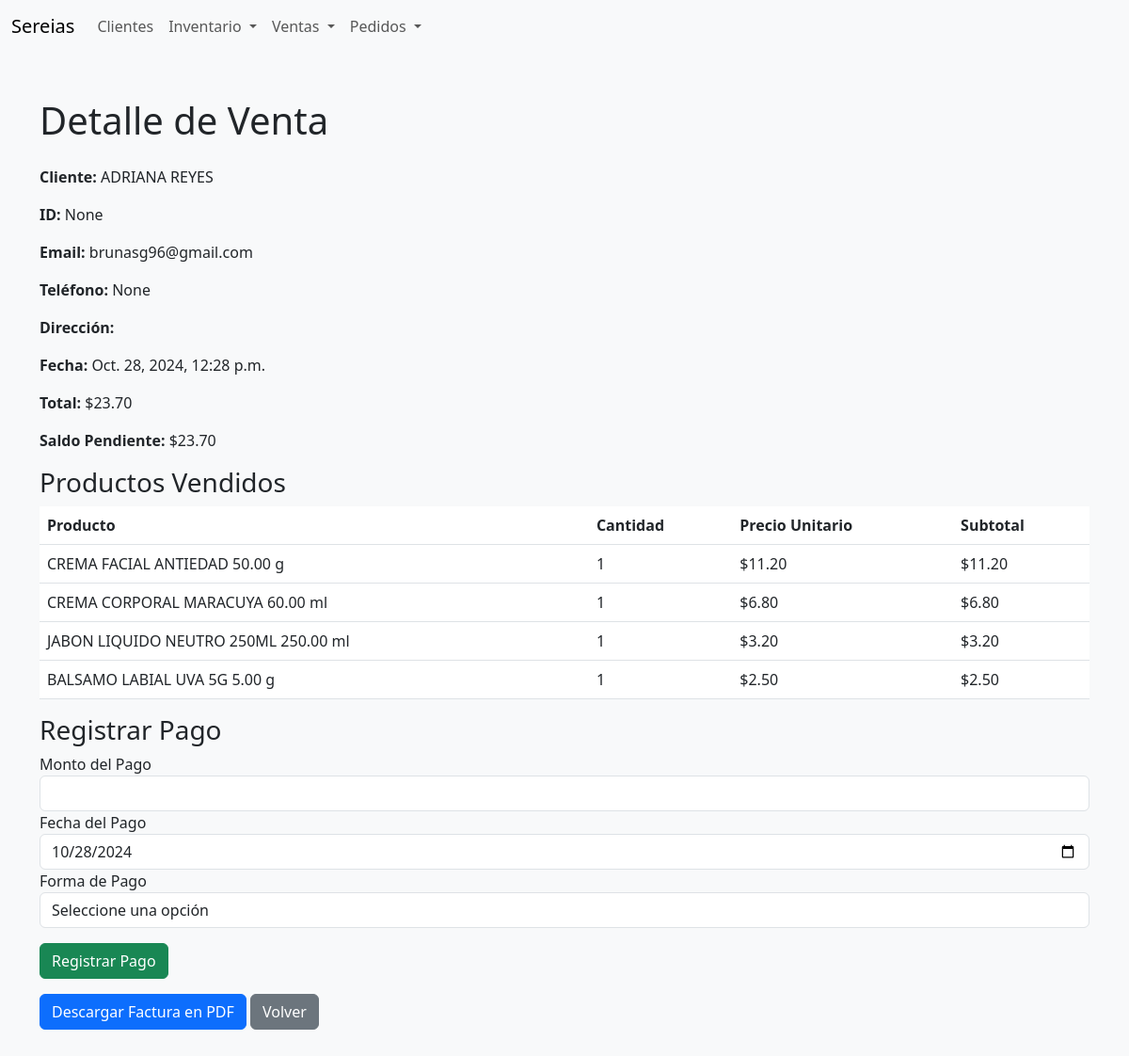
The page /inventario/ventas/50/ on the database its author committed.
### inventory/models.py (models this page shows, shortened)
class Venta(models.Model):
    cliente = models.ForeignKey(Cliente, on_delete=models.CASCADE)
    fecha = models.DateTimeField(default=timezone.now)
    total = models.DecimalField(max_digits=10, decimal_places=2, default=0)
    estado_pago = models.CharField(max_length=20, choices=[('pendiente', 'Pendiente'), ('pagado', 'Pagado')], default='pendiente')
    es_pedido = models.BooleanField(default=False)
    pedido_enviado = models.BooleanField(default=False)
    @property
    def saldo_pendiente(self):
        total_pagado = self.pagos.aggregate(Sum('monto'))['monto__sum'] or 0
        return self.total - total_pagado

class Cliente(models.Model):
    nombre = models.CharField(max_length=255)
    email = models.EmailField(blank=True, null=True)
    telefono = models.CharField(max_length=20, blank=True, null=True)
    direccion = models.TextField(blank=True, null=True)
    identificacion = models.CharField(max_length=50, blank=True, null=True)  # Nuevo campo agregado
    creado = models.DateTimeField(auto_now_add=True)

class DetalleVenta(models.Model):
    venta = models.ForeignKey(Venta, related_name='detalles', on_delete=models.CASCADE)
    producto = models.ForeignKey(Producto, on_delete=models.PROTECT)
    cantidad = models.PositiveIntegerField()
    precio_unitario = models.DecimalField(max_digits=10, decimal_places=2)
    subtotal = models.DecimalField(max_digits=10, decimal_places=2)

class Producto(models.Model):
    UNIDADES = [
        ('g', 'Gramos'),
        ('ml', 'Mililitros'),
        ('unidad', 'Unidades'),
    ]
    CATEGORIAS = [
        ('Jabón Líquido', 'Jabón Líquido'),
        ('Jabón Sólido', 'Jabón Sólido'),
        ('Exfoliante', 'Exfoliante'),
        ('Body Lotion', 'Body Lotion'),
        ('Chapstick', 'Chapstick'),
        ('Crema Facial', 'Crema Facial'),
        ('Manteca Corporal', 'Manteca Corporal'),
        ('Toallas', 'Toallas'),
        ('Especiarías', 'Especiarías'),
        ('Suculentas', 'Suculentas'),
        ('Velas', 'Velas'),
        ('Hinode-Otros', 'Hinode-Otros'),
    ]
    codigo = models.CharField(max_length=20, unique=True)
    categoria = models.CharField(max_length=50, choices=CATEGORIAS)
    nombre = models.CharField(max_length=100)
    presentacion = models.DecimalField(max_digits=10, decimal_places=2)
    unidad = models.CharField(max_length=10, choices=UNIDADES)
    cantidad = models.PositiveIntegerField()
    costo_unitario = models.DecimalField(max_digits=10, decimal_places=2)
    total_costo = models.DecimalField(max_digits=10, decimal_places=2, editable=False)
    precio_unitario = models.DecimalField(max_digits=10, decimal_places=2)
    total_precio = models.DecimalField(max_digits=10, decimal_places=2, editable=False)
    utilidad_operativa = models.DecimalField(max_digits=10, decimal_places=2, editable=False)
    utilidad_unitaria = models.DecimalField(max_digits=10, decimal_places=2, editable=False)
    rentabilidad = models.DecimalField(max_digits=5, decimal_places=2, editable=False)

### inventory/views.py (the view)
# urls.py: path('ventas/<int:venta_id>/', views.detalle_venta, name='detalle_venta'),
def detalle_venta(request, venta_id):
    venta = get_object_or_404(Venta.objects.select_related('cliente'), id=venta_id)
    detalles = venta.detalles.select_related('producto').all()
    return render(request, 'inventory/detalle_venta.html', {
        'venta': venta,
        'detalles': detalles,
    })

### inventory/templates/inventory/detalle_venta.html (shortened to what this page needs)
{% extends 'inventory/base.html' %}
{% block content %}
<h1 class="mb-4">Detalle de Venta</h1>
<p><strong>Cliente:</strong> {{ venta.cliente.nombre }}</p>
<p><strong>ID:</strong> {{ venta.cliente.identificacion }}</p>
<p><strong>Email:</strong> {{ venta.cliente.email }}</p>
<p><strong>Teléfono:</strong> {{ venta.cliente.telefono }}</p>
<p><strong>Dirección:</strong> {{ venta.cliente.direccion }}</p>
<p><strong>Fecha:</strong> {{ venta.fecha }}</p>
<p><strong>Total:</strong> ${{ venta.total }}</p>
<p><strong>Saldo Pendiente:</strong> ${{ venta.saldo_pendiente|floatformat:2 }}</p>
<h3>Productos Vendidos</h3>
<table class="table">
    <thead>
        <tr>
            <th>Producto</th>
            <th>Cantidad</th>
            <th>Precio Unitario</th>
            <th>Subtotal</th>
        </tr>
    </thead>
    <tbody>
        {% for detalle in venta.detalles.all %}
        <tr>
            <td>{{ detalle.producto.nombre }} {{ detalle.producto.presentacion }} {{ detalle.producto.unidad }}</td>
            <td>{{ detalle.cantidad }}</td>
            <td>${{ detalle.precio_unitario }}</td>
            <td>${{ detalle.subtotal }}</td>
        </tr>
        {% endfor %}
    </tbody>
</table>
<h3>Registrar Pago</h3>
<form method="post" action="{% url 'registrar_pago' venta.id %}">
    <div class="form-group">
        <label for="monto">Monto del Pago</label>
        <input type="number" class="form-control" id="monto" name="monto"
               min="0.00" step="0.01" required>
    </div>
    <div class="form-group">
        <label for="fecha_pago">Fecha del Pago</label>
        <input type="date" class="form-control" id="fecha_pago" name="fecha_pago" value="{{ venta.fecha|date:'Y-m-d' }}" required>
    </div>
    <div class="form-group">
        <label for="forma_pago">Forma de Pago</label>
        <select class="form-control" id="forma_pago" name="forma_pago" required>
            <option value="" disabled selected>Seleccione una opción</option>
        </select>
    </div>
    <button type="submit" class="btn btn-success mt-3">Registrar Pago</button>
</form>
<a href="{% url 'generar_factura_pdf' venta.id %}" class="btn btn-primary mt-3">Descargar Factura en PDF</a>
<a href="{% url 'historial_ventas' %}" class="btn btn-secondary mt-3">Volver</a>
{% endblock %}

### inventory/templates/inventory/base.html (style rules this page uses)
body { background-color: #f8f9fa; }

### rows shown on the page
Venta: cliente.nombre "ADRIANA REYES", cliente.identificacion "None", cliente.email "brunasg96@gmail.com", cliente.telefono "None", fecha "Oct. 28, 2024, 12:28 p.m.", total "23.70", saldo_pendiente "23.70", fecha_pago "10/28/2024"
DetalleVenta: producto.nombre "CREMA FACIAL ANTIEDAD", producto.presentacion "50.00", producto.unidad "g", cantidad "1", precio_unitario "11.20", subtotal "11.20"
DetalleVenta: producto.nombre "CREMA CORPORAL MARACUYA", producto.presentacion "60.00", producto.unidad "ml", cantidad "1", precio_unitario "6.80", subtotal "6.80"
DetalleVenta: producto.nombre "JABON LIQUIDO NEUTRO 250ML", producto.presentacion "250.00", producto.unidad "ml", cantidad "1", precio_unitario "3.20", subtotal "3.20"
DetalleVenta: producto.nombre "BALSAMO LABIAL UVA 5G", producto.presentacion "5.00", producto.unidad "g", cantidad "1", precio_unitario "2.50", subtotal "2.50"
